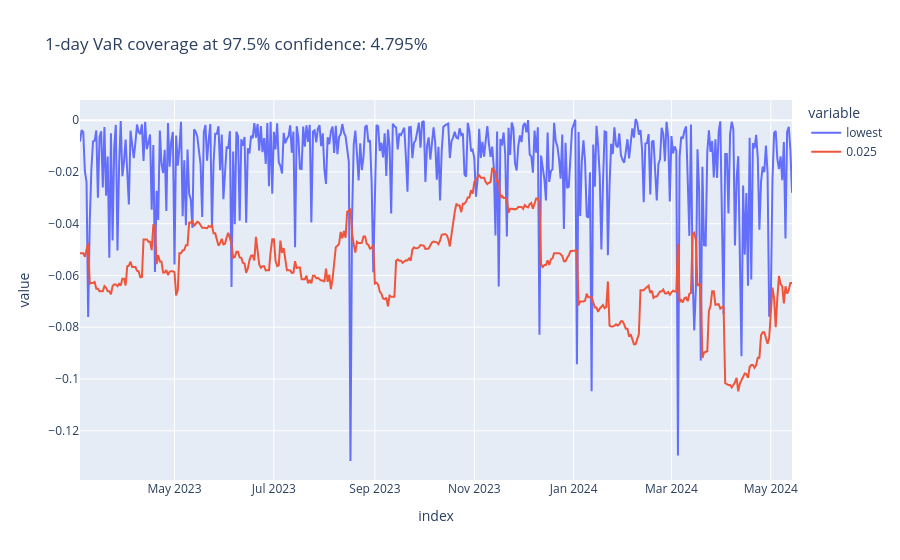

Source (notebook cell):
### Code cell
plot_coverage(df_var_partial, "0.025")

### Figure 1 — Plotly figure (JSON) as saved in the notebook; plotly's stock layout.template omitted (floating-point values rounded to 4 significant figures; data arrays with more than 128 entries replaced by an {"elided": "..."} marker saying what was removed)
{"data": [{"hovertemplate": "variable=lowest<br>index=%{x}<br>value=%{y}<extra></extra>", "legendgroup": "lowest", "line": {"color": "#636efa", "dash": "solid"}, "marker": {"symbol": "circle"}, "mode": "lines", "name": "lowest", "orientation": "v", "showlegend": true, "type": "scatter", "x": {"elided": "438 str values"}, "xaxis": "x", "y": {"elided": "438 float values"}, "yaxis": "y"}, {"hovertemplate": "variable=0.025<br>index=%{x}<br>value=%{y}<extra></extra>", "legendgroup": "0.025", "line": {"color": "#EF553B", "dash": "solid"}, "marker": {"symbol": "circle"}, "mode": "lines", "name": "0.025", "orientation": "v", "showlegend": true, "type": "scatter", "x": {"elided": "438 str values"}, "xaxis": "x", "y": {"elided": "438 float values"}, "yaxis": "y"}], "layout": {"legend": {"title": {"text": "variable"}, "tracegroupgap": 0}, "title": {"text": "1-day VaR coverage at 97.5% confidence: 4.795%"}, "xaxis": {"anchor": "y", "domain": [0, 1], "title": {"text": "index"}}, "yaxis": {"anchor": "x", "domain": [0, 1], "title": {"text": "value"}}}}
